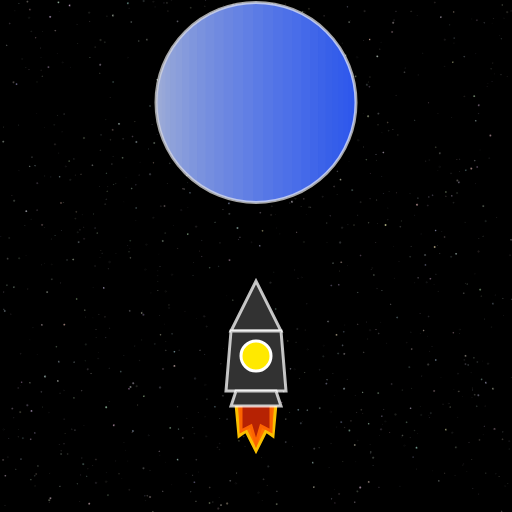
Frame 1 (no input)
Frame 60 (no input): identical to frame 1, image omitted
Frame 120 (the mouse pressed at the canvas centre since frame 60): identical to frame 1, image omitted

The p5.js sketch that drew this single still picture (run headless with seeded random() and noise() and a simulated clock; from frame 60 on, the mouse is pressed at the canvas centre):

// p5.js sketch
// ── sketch.js
var screenWidth = 512;
var screenHeight = 512;

function setup() {
    
  createCanvas(screenWidth, screenHeight);
  background(0);
  colorMode(RGB, 255, 255, 255, 1);

  //Stars
  for (var i=0; i<1000; i++){

      var randAlpha = random(1);
      var randSize = random(0.3,2);
      var randR = random(170, 255);
      var randG = random(170, 255);
      var randB = random(170, 255);
      strokeWeight(0.5);
      stroke(25, 0.75);
      fill(randR, randG, randB, randAlpha);
      ellipse(random(512),random(512), randSize);

  }
  //Planet
  fill(43, 85, 236);
  strokeWeight(3);
  stroke(255,0.65);
  ellipse(screenWidth/2, screenHeight/5, 200);
  
  //Planet Gradient
  noStroke();
  for(var x =0.1; x<PI; x+= 0.1){
    fill(200, x/35); 
    arc(screenWidth/2, screenHeight/5, 200, 200, x, -x , OPEN);
  }
  
  
  
  //Flame
  fill(255, 117, 0);
  stroke(250, 192, 0);
  beginShape();
  vertex(screenWidth/2 -20, screenHeight/2 + 148);
  vertex(screenWidth/2 +20, screenHeight/2 + 148);
  vertex(screenWidth/2 +17, screenHeight/2 + 180);
  vertex(screenWidth/2 + 10, screenHeight/2 + 175);
  vertex(screenWidth/2, screenHeight/2 + 195);
  vertex(screenWidth/2 - 10, screenHeight/2 + 175);
  vertex(screenWidth/2 -17, screenHeight/2 + 180);
  endShape(CLOSE);
  
  fill(182, 34, 3);
  stroke(252, 100, 0);
  beginShape();
  vertex(screenWidth/2 -15, screenHeight/2 + 148);
  vertex(screenWidth/2 +15, screenHeight/2 + 148);
  vertex(screenWidth/2 +15, screenHeight/2 + 175);
  vertex(screenWidth/2 + 5, screenHeight/2 + 170);
  vertex(screenWidth/2, screenHeight/2 + 187);
  vertex(screenWidth/2 - 5, screenHeight/2 + 170);
  vertex(screenWidth/2 -15, screenHeight/2 + 175);
  endShape(CLOSE);
  
  //Ship
  stroke(255,0.75);
  fill(50,50,50);
  triangle(screenWidth/2 -25, screenHeight/2 + 75,
           screenWidth/2,     screenHeight/2 + 25,
           screenWidth/2 +25, screenHeight/2 + 75);
  
  quad(screenWidth/2 -25, screenHeight/2 + 75,
       screenWidth/2 -30, screenHeight/2 + 135,
       screenWidth/2 +30, screenHeight/2 + 135,
       screenWidth/2 +25, screenHeight/2 + 75);
  
  quad(screenWidth/2 -20, screenHeight/2 + 135,
       screenWidth/2 -25, screenHeight/2 + 150,
       screenWidth/2 +25, screenHeight/2 + 150,
       screenWidth/2 +20, screenHeight/2 + 135);
  
  fill(255,233,0);
  stroke(255);
  ellipse(screenWidth/2, screenHeight/2 + 100, 30);
  
}

function draw(){
  
}
